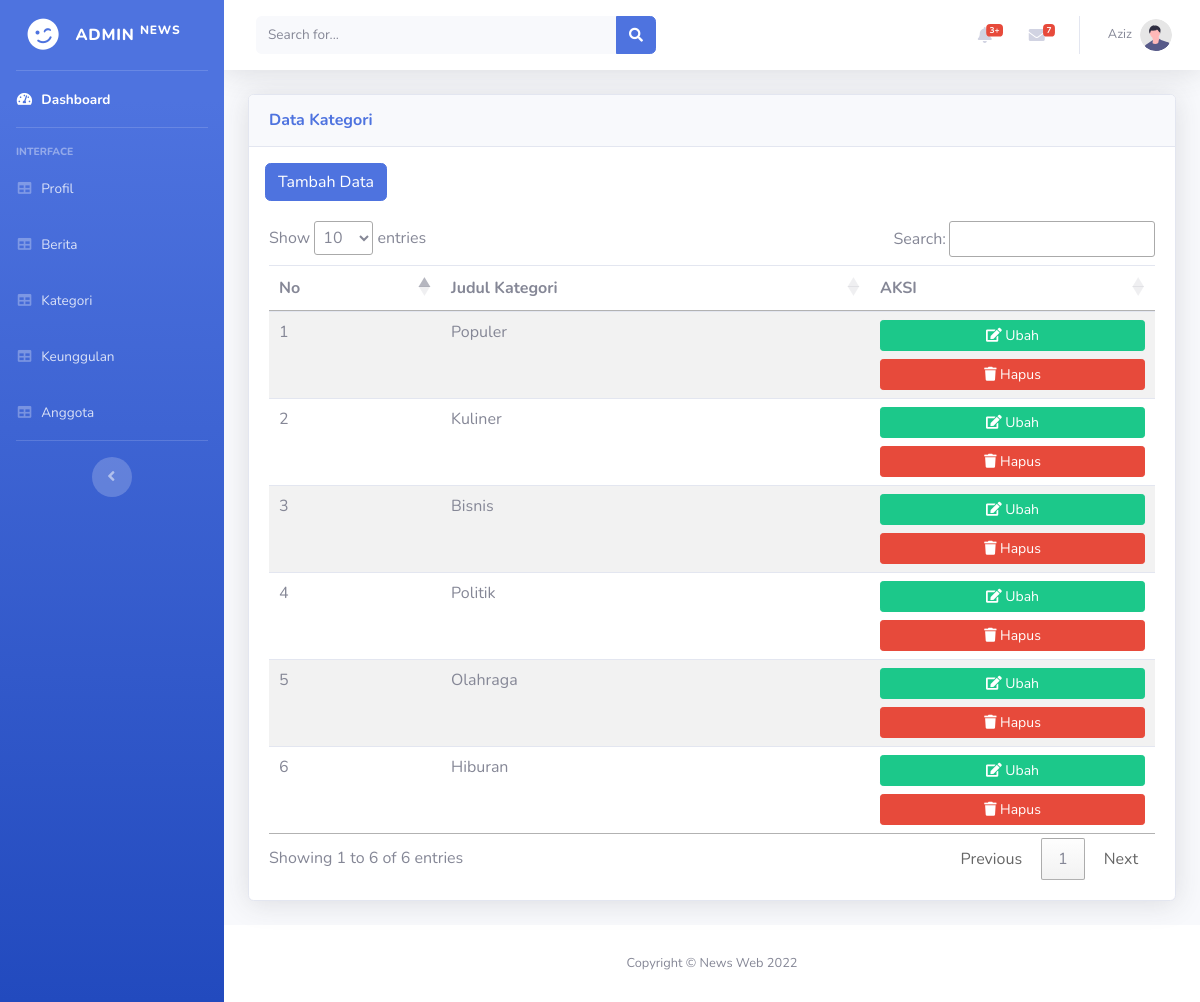
Page /backend/index.php?page=kategori/data_kategori (signed in) on the committed database.
### tables this page shows
CREATE TABLE `tb_kategori` (
  `id_kategori` int(11) NOT NULL,
  `judul_kategori` varchar(100) NOT NULL
);

### backend/index.php (called while the page is built, shortened)
<?php
include "component/header.php";
include "component/sidebar.php";
include "content.php";
include "component/footer.php";

### backend/kategori/data_kategori.php (the view)
<?php
include "koneksi.php";
$no = 0;
$query = mysqli_query($koneksi, "SELECT * FROM tb_kategori ORDER BY id_kategori DESC");
?>
<div class="container-fluid">
    <div class="card shadow mb-4">
        <div class="card-header py-3">
            <h6 class="m-0 font-weight-bold text-primary">Data Kategori</h6>
        </div>
        <div class="ml-3 mt-3">
            <a href="index.php?page=kategori/tambah_kategori">
                <button type="button" class="btn btn-primary">Tambah Data</button>
            </a>
        </div>
        <div class="card-body">
            <table class="table table-striped" id="myTable">
                <thead>
                    <th>No</th>
                    <th>Judul Kategori</th>
                    <th>AKSI</th>
                </thead>
                <tbody>
                    <?php
                    while ($row = mysqli_fetch_array($query)) {
                    ?>
                        <tr>
                            <td><?= $no = $no + 1; ?></td>
                            <td><?= $row['judul_kategori']; ?></td>
                            <td>
                                <a href="index.php?page=kategori/ubah_kategori&id_kategori=<?= $row['id_kategori']; ?>" class="btn btn-success btn-sm btn-block" role="button" title="Ubah Data"><i class="fa fa-edit"></i> Ubah</a>
                                <a href="kategori/hapus_kategori.php?id_kategori=<?= $row['id_kategori']; ?>" class="btn btn-danger btn-sm btn-block" role="button" title="Hapus Data">
                                    <i class="fa fa-trash"></i> Hapus</a>
                            </td>
                        </tr>
                    <?php } ?>
                </tbody>
            </table>
        </div>
    </div>
</div>

### rows in the picture
tb_kategori: judul_kategori "Populer"
tb_kategori: no "2", judul_kategori "Kuliner"
tb_kategori: no "3", judul_kategori "Bisnis"
tb_kategori: no "4", judul_kategori "Politik"
tb_kategori: no "5", judul_kategori "Olahraga"
tb_kategori: no "6", judul_kategori "Hiburan"

### other values in the picture
$_SESSION['username'] "Aziz"
